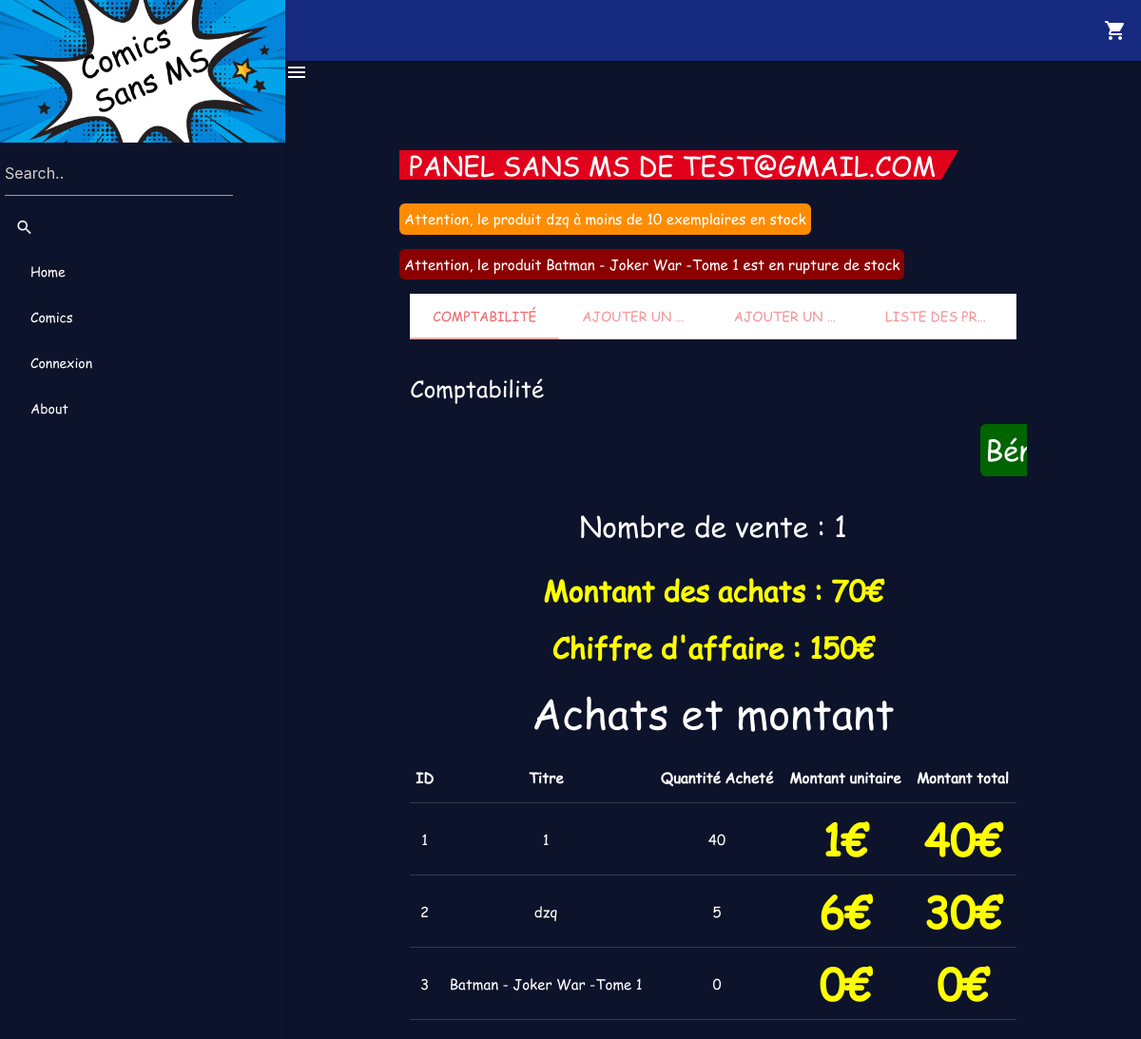
/adminZonne.php (signed in), run on the app's committed database.
### tables this page shows
CREATE TABLE products (
                          id INTEGER PRIMARY KEY not null,
                          ref varchar(255) not null,
                          title varchar(255) not null,
                          public_price float not null,
                          paid_price float not null,
                          description text,
                          image varchar(255),
                          pages int,
                          publisher varchar(255),
                          out_date varchar(255),
                          author varchar(255),
                          language varchar(255),
                          format varchar(255),
                          dimensions varchar(255),
                          category varchar(255)
);

CREATE TABLE "gestionStock"
(
    product_id INT not null
        references products,
    quantity   INT not null
);

### adminZonne.php (the view, shortened to what this page needs)
<?php
require_once "head.php";
require_once "header.php";
require_once "SqlApi.php";
$sql = new SqlApi();
var_dump($_FILES);
function detectQuantity($sql)
{
    $allProducts = $sql->getProducts();
    $count = 0;
    foreach ($allProducts as $product) {
        if ($product['quantity'] !== null && $product['quantity'] !== "undefined" && $product['quantity'] < 10 && $product['quantity'] > 0) {
            echo "<p class='NotThatMuch'>Attention, le produit " . $product['title'] . " à moins de 10 exemplaires en stock</p>";
            $count++;
        }
        if ($product['quantity'] !== null && $product['quantity'] !== "undefined" && $product['quantity'] == 0) {
            echo "<p class='OutOfStock'>Attention, le produit " . $product['title'] . " est en rupture de stock</p>";
            $count++;
        }
    }
    return $count;
}
function showMessage($sql)
{
    if (detectQuantity($sql) != 0) {
        echo "<script>Toastifycation('Vous avez des alertes de stock!','#ff0000')</script>";
    }
}
?>
<body>
<main>
    <h1>Panel Sans MS de <?php echo $_SESSION['email'] ?><span class="sprt s-category-border-rr inline-block"></span>
    </h1>
    <?php showMessage($sql);
    echo "<script>launchNotif()</script>"; ?>
    <div class="row">
        <div class="col s12">
            <ul class="tabs tabs-fixed-width">
                <li class="tab col s3"><a class="active" href="#compt">Comptabilité</a></li>
                <li class="tab col s3"><a href="#addproduct">Ajouter un produit</a></li>
                <li class="tab col s3"><a href="#addFour">Ajouter un fournisseur</a></li>
                <li class="tab col s3"><a href="#listProducts">Liste des produits</a></li>
                <li class="tab col s3"><a href="#listFour">Liste des fournisseurs</a></li>
            </ul>
        </div>
        <div id="compt" class="col s12">
            <h2>Comptabilité</h2>
            <div style="transform: translateX(50vw)">
                <p class="InStock" id="benef">Bénéfice : <?php
                    echo $sql->getBenefices();
                    ?>€</p>
            </div>
            <p class="soloInTheMiddle" id="NV">Nombre de vente : <?php
                echo $sql->getNbVente()
                ?></p>
            <p class="soloInTheMiddle priceFOnly" id="MA">Montant des achats : <?php
                echo $sql->getMA()
                ?>€</p>
            <p class="priceFOnly soloInTheMiddle" id="CA">Chiffre d'affaire : <?php
                echo $sql->getChiffreAffaire();
                ?>€</p>
            <h3 style="text-align: center">Achats et montant</h3>
            <?php
            echo $sql->getAchatsEtMontant();
            ?>
        </div>
    </div>
</main>
</body>

### SqlApi.php (shortened to what this page needs)
<?php
class SqlApi
{
    public function __construct()
    {
        $this->db = new PDO("sqlite:database.db");
        $this->db->setAttribute(PDO::ATTR_DEFAULT_FETCH_MODE, PDO::FETCH_ASSOC);
        $this->db->setAttribute(PDO::ATTR_ERRMODE, PDO::ERRMODE_EXCEPTION);
    }
    public function getProducts(): array
    {
        $result = $this->db->query("SELECT * FROM products");
        $result = $result->fetchAll();
        $qty = $this->db->query("SELECT products.id,quantity FROM gestionStock,products WHERE gestionStock.product_id=products.id");
        $qty = $qty->fetchAll();
        $result = array_map(function ($product) use ($qty) {
            foreach ($qty as $q) {
                if ($product['id'] == $q['id']) {
                    $product['quantity'] = $q['quantity'];
                }
            }
            return $product;
        }, $result);
        return $result;
    }
    public function getNbVente()
    {
        $result = $this->db->query("SELECT count(*) FROM facturation");
        $result = $result->fetch();
        return $result["count(*)"];
    }
    public function getChiffreAffaire()
    {
        $result = $this->db->query("SELECT sum(total) FROM facturation WHERE strftime('%Y',date) = strftime('%Y','now')");
        $result = $result->fetch();
        return $result["sum(total)"] == null ? 0 : $result["sum(total)"];
    }
    function getBenefices()
    {
        $totalVente = $this->db->query("SELECT sum(total) FROM facturation WHERE strftime('%Y',date) = strftime('%Y','now')");
        $totalVente = $totalVente->fetch();
        $result = $this->db->query("SELECT products.title,products.id,products.paid_price,gestionStock.quantity FROM products,gestionStock WHERE products.id = gestionStock.product_id");
        $result = $result->fetchAll();
        $result = array_map(function ($product) {
            $product["montant"] = $product["paid_price"] * $product["quantity"];
            return $product;
        }, $result);
        $result2 = $this->db->query("SELECT facturation.product_id,facturation.quantity FROM facturation INNER JOIN products ON facturation.product_id = products.id WHERE strftime('%Y',facturation.date) = strftime('%Y','now') GROUP BY facturation.product_id;");
        $result2 = $result2->fetchAll();
        $result = array_map(function ($product) use ($result2) {
            foreach ($result2 as $product2) {
                if ($product["id"] == $product2["product_id"]) {
                    $product["quantity"] += $product2["quantity"];
                    $product["montant"] = $product["paid_price"] * $product["quantity"];
                }
            }
            return $product;
        }, $result);
        $benefice = ($totalVente["sum(total)"] == null ? 0 : $totalVente["sum(total)"]) - array_reduce($result, function ($carry, $item) {
                return $carry + ($item["paid_price"] * $item["quantity"]);
            }, 0);
        return $benefice;
    }
    public function getMA(){
        $result = $this->db->query("SELECT products.title,products.id,products.paid_price,gestionStock.quantity FROM products,gestionStock WHERE products.id = gestionStock.product_id");
        $result = $result->fetchAll();
        $result = array_map(function ($product) {
            $product["montant"] = $product["paid_price"] * $product["quantity"];
            return $product;
        }, $result);
        $result2 = $this->db->query("SELECT facturation.product_id,facturation.quantity FROM facturation INNER JOIN products ON facturation.product_id = products.id WHERE strftime('%Y',facturation.date) = strftime('%Y','now') GROUP BY facturation.product_id;");
        $result2 = $result2->fetchAll();
        $result = array_map(function ($product) use ($result2) {
            foreach ($result2 as $product2) {
                if ($product["id"] == $product2["product_id"]) {
                    $product["quantity"] += $product2["quantity"];
                    $product["montant"] = $product["paid_price"] * $product["quantity"];
                }
            }
            return $product;
        }, $result);
        $MA = array_reduce($result, function ($carry, $item) {
                return $carry + ($item["paid_price"] * $item["quantity"]);
            }, 0);
        return $MA;
    }
    public function getAchatsEtMontant()
    {
        $result = $this->db->query("SELECT products.title,products.id,products.paid_price,gestionStock.quantity FROM products,gestionStock WHERE products.id = gestionStock.product_id");
        $result = $result->fetchAll();
        $result = array_map(function ($product) {
            $product["montant"] = $product["paid_price"] * $product["quantity"];
            return $product;
        }, $result);
        $result2 = $this->db->query("SELECT facturation.product_id,facturation.quantity FROM facturation INNER JOIN products ON facturation.product_id = products.id WHERE strftime('%Y',facturation.date) = strftime('%Y','now') GROUP BY facturation.product_id;");
        $result2 = $result2->fetchAll();
        $result = array_map(function ($product) use ($result2) {
            foreach ($result2 as $product2) {
                if ($product["id"] == $product2["product_id"]) {
                    $product["quantity"] += $product2["quantity"];
                    $product["montant"] = $product["paid_price"] * $product["quantity"];
                }
            }
            return $product;
        }, $result);
        $res = "<table id='achatMontant' class='responsive-table centered highlight'>
                    <thead>
                        <tr>
                            <th> ID</th>
                            <th> Titre</th>
                            <th> Quantité Acheté</th>
                            <th> Montant unitaire </th>
                            <th> Montant total </th>
                        </tr>
                    </thead>
                    <tbody>";
        foreach ($result as $product) {
            $res .= "<tr>
                        <td>" . $product["id"] . "</td>
                        <td>" . $product["title"] . "</td>
                        <td>" . $product["quantity"] . "</td>
                        <td class='priceFOnly'>" . $product["paid_price"] . "€</td>
                        <td class='priceFOnly'>" . $product["montant"] . "€</td>
                    </tr>";
        }
        $res .= "</tbody></table>";
        return $res;
    }
}

### assets/base.css (style rules this page uses)
:root { --color-primary: #162a80; --color-secondary: #0d132a; --color-tertiary: #1d3365; --text: #fff; }
#achatMontant { color: var(--text); text-align: center; margin: 0 auto; }
tr { border-bottom: 1px solid rgba(196, 196, 196, 0.22); }
.sprt { position: absolute; top: 0; right: -19px; }
.s-category-border-rr { width: 19px; height: 31px; background-position: -403px -5px; }
.sprt { background-image: url("./images/sprt.png"); background-color: transparent; background-repeat: no-repeat; }
h1 { position: relative; width: fit-content; background: #e0001c; color: #ffffff; font-family: "Comic Sans MS",sans-serif; height: 31px; line-height: 31px; padding: 0 5px 0 10px; font-size: 28px; text-transform: uppercase; }
.tabs-content.carousel.carousel-slider .carousel-item.active { position: relative; }
#benef,#CA,#NV,#MA { font-size: 2rem; text-align: center; }
body { font-family: 'Comic Sans MS', cursive, sans-serif; color: white; background: var(--color-secondary); }
.soloInTheMiddle { text-align: center; font-size: 2rem; color: white; }
.InStock { position: relative; max-width: fit-content; color: var(--text); background-color: darkgreen; padding: 5px; border-radius: 6px; margin-top: 10px; transition: left .5s ease; }
.NotThatMuch { color: var(--text); background-color: darkorange; position: relative; max-width: fit-content; padding: 5px; border-radius: 6px; margin-top: 10px; transition: left .5s ease; }
.OutOfStock { color: white; background-color: darkred; position: relative; max-width: fit-content; padding: 5px; border-radius: 6px; margin-top: 10px; transition: left .5s ease; }
.priceFOnly { color: yellow; font-size: 3rem; font-weight: bold; line-height: 1; margin-top:5px; }
p { text-align: justify; }
main { margin: 0 auto; width: 80%; }
header, main, footer { padding-left: 300px; }

### data on the page
products: title "dzq"
products: title "Batman - Joker War -Tome 1"
gestionstock: product "2", product.title "dzq", quantity "5", product.paid_price "6", montant "30"

### other printed values
$_SESSION['email'] "TEST@GMAIL.COM"
$sql->getNbVente() "1"
$sql->getMA() "70"
$sql->getChiffreAffaire() "150"
$product["id"] "1"
$product["title"] "1"
$product["quantity"] "40"
$product["paid_price"] "1"
$product["montant"] "40"
$product["id"] "3"
$product["title"] "Batman - Joker War -Tome 1"
$product["quantity"] "0"
$product["paid_price"] "0"
$product["montant"] "0"
